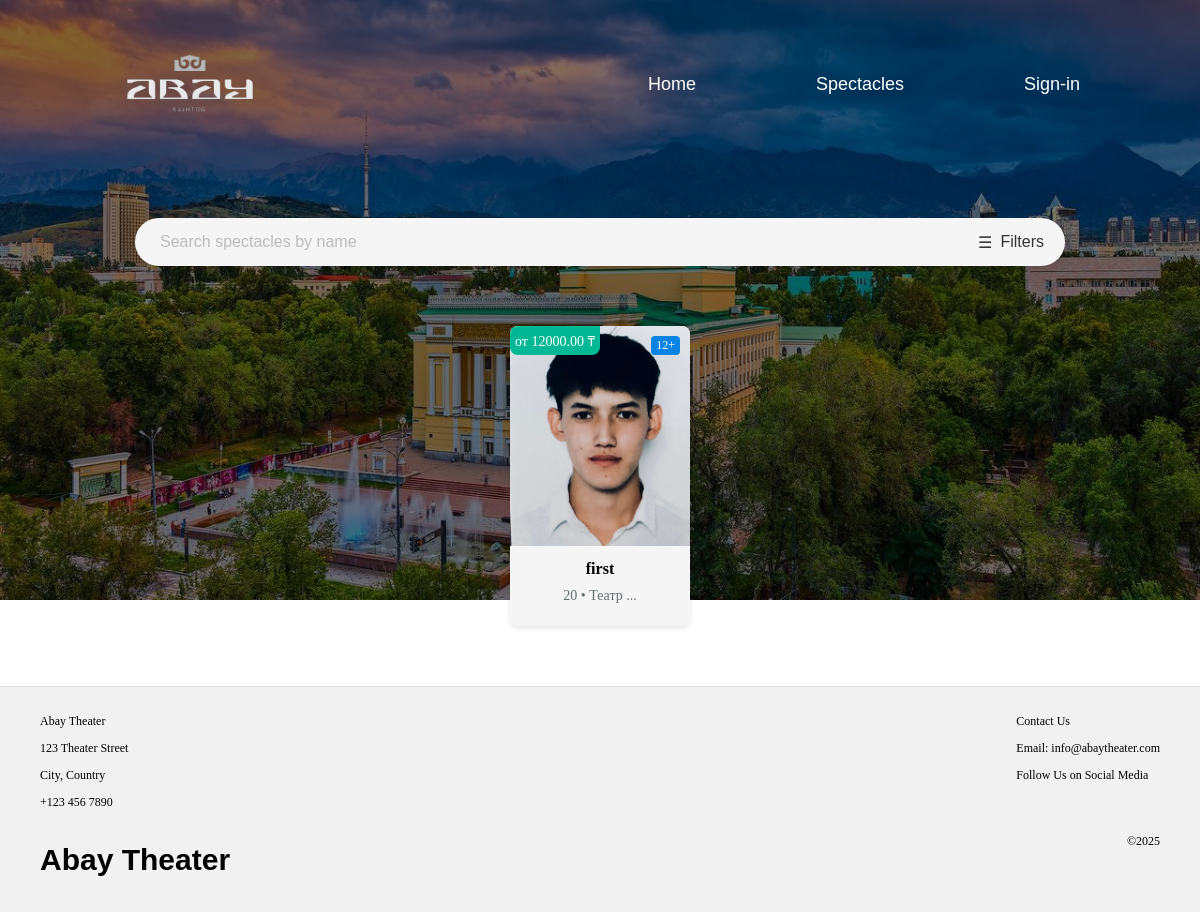
/spectacles/, run on the app's committed database.
### services/models.py (models this page shows, shortened)
class Spectacle(models.Model):
    title = models.CharField(max_length=60)
    image = models.ImageField(null=True, blank=True, storage=default_storage)
    description = models.CharField(max_length=255)
    price = models.DecimalField(max_digits=10, decimal_places=2, validators=[MinValueValidator(0)])
    duration = models.IntegerField(validators=[MinValueValidator(0)])  # in minutes
    datetime_passing = models.DateTimeField()
    theater_director = models.CharField(max_length=125)
    hall = models.OneToOneField(Hall, on_delete=models.DO_NOTHING, related_name='spectacles')
    age_limit = models.IntegerField(validators=[MinValueValidator(0), MaxValueValidator(100)], default=6)
    class Meta:
        verbose_name = "Spectacle"
        verbose_name_plural = "Spectacles"

### services/views.py (the view)
# urls.py: path('spectacles/', views.spectacles, name='spectacles'),
def spectacles(request):
    search_query = ''
    db_spectacles = Spectacle.objects.all()
    if request.method == 'POST':
        search_form = SearchForm(request.POST)
        if search_form.is_valid():
            title = search_form.cleaned_data['title']
            search_query = title
            db_spectacles = Spectacle.objects.filter(title__icontains=title)
    else:
        search_form = SearchForm()
    context = {'spectacles': db_spectacles,
               "search_form": search_form,
               "search_query": search_query}
    return render(request, 'services/spectacles.html', context)

### services/forms.py
class SearchForm(forms.Form):
    title = forms.CharField(max_length=100)

### templates/services/spectacles.html (shortened to what this page needs)
{% extends 'base.html' %}
{% load static %}
{% block container %}
    <link rel="stylesheet" href="{% static 'css/spectacles.css' %}">
    <div class="search-section">
        <form method="POST">
            <div class="search-bar" style="width: 900px">
                <input type="text" name="title" id="search-input" placeholder="Search spectacles by name"
                       value="{{ search_query }}">
                <button class="filter-button" onclick="">Filters</button>
            </div>
        </form>
    </div>
    <div class="card-container" style="width: 60%; margin: 40px auto;">
        {% for spectacle in spectacles %}
            <div class="card" data-category="cabaret" data-date="2024-06-30">
                <div class="card-inner">
                    <div class="card-front">
                        <img src="{{ spectacle.image.url }}" alt="MUHA cabaret">
                        <div class="price">от {{ spectacle.price }} ₸</div>
                        <div class="age">{{ spectacle.age_limit }}+</div>
                        <h3>{{ spectacle.title }}</h3>
                        <p>{{ spectacle.datetime_passing.day }} {{ spectacle.datetime_passing.day|date:"F" }} • Театр ...</p>
                    </div>
                    <div class="card-back">
                        <h3>More Info</h3>
                        <p>Details about the spectacle...</p>
                        <button onclick="window.location.href='{% url 'details' spectacle.pk %}'">Buy Ticket</button>
                    </div>
                </div>
            </div>
        {% endfor %}
    </div>
{% endblock %}

### static/css/styles.css (style rules this page uses)
body { margin: 0; padding: 0; height: 100%; display: flex; flex-direction: column; position: relative; z-index: 0; }
body::before { content: ""; position: fixed; top: 0; left: 0; right: 0; bottom: 0; background-image: url("../img/photo_2024-05-27_08-39-21.jpg"); background-repeat: no-repeat; background-attachment: fixed; background-size: 100%; filter: brightness(50%); z-index: -1; }

### static/css/spectacles.css (style rules this page uses)
.search-section { display: flex; flex-direction: column; align-items: center; margin-top: 50px; }
.search-bar { display: flex; align-items: center; background-color: #f5f5f5; border-radius: 25px; padding: 5px 15px; box-shadow: 0 2px 4px rgba(0, 0, 0, 0.1); }
.search-bar input { border: none; background: none; outline: none; flex-grow: 1; padding: 10px; font-size: 16px; }
.search-bar input::placeholder { color: #bbb; }
.filter-button { border: none; background: none; cursor: pointer; font-size: 16px; color: #333; display: flex; align-items: center; }
.filter-button::before { content: "\2630"; margin-right: 8px; }
.card-container { display: flex; flex-wrap: wrap; gap: 30px; justify-content: center; padding: 20px; }
.card { perspective: 1000px; width: 180px; height: 300px; }
.card-inner { position: relative; width: 100%; height: 100%; transition: transform 0.8s; transform-style: preserve-3d; }
.card-front, .card-back { position: absolute; width: 100%; height: 100%; backface-visibility: hidden; border-radius: 8px; box-shadow: 0 2px 5px rgba(0, 0, 0, 0.1); overflow: hidden; text-align: center; }
.card-front { background-color: #f5f5f5; }
.card-back { background-color: #e2e2e2; transform: rotateY(180deg); display: flex; flex-direction: column; justify-content: center; align-items: center; padding: 20px; }
.card img { width: 100%; height: 220px; object-fit: cover; }
.card .price { background-color: #00b894; color: white; padding: 5px; border-radius: 0 0 8px 8px; position: absolute; top: 0; left: 0; font-size: 14px; }
.card .age { background-color: #0984e3; color: white; padding: 2px 5px; border-radius: 4px; position: absolute; top: 10px; right: 10px; font-size: 12px; }
.card h3 { font-size: 16px; margin: 10px 0; }
.card p { color: #636e72; font-size: 14px; margin: 0 10px 10px; }
.card { opacity: 0; transform: translateY(20px); transition: opacity 0.5s, transform 0.5s; }
.card.visible { opacity: 1; transform: translateY(0); }

### data on the page
Spectacle: image (picture), price "12000.00", age_limit "12", title "first", datetime_passing.day "20"
